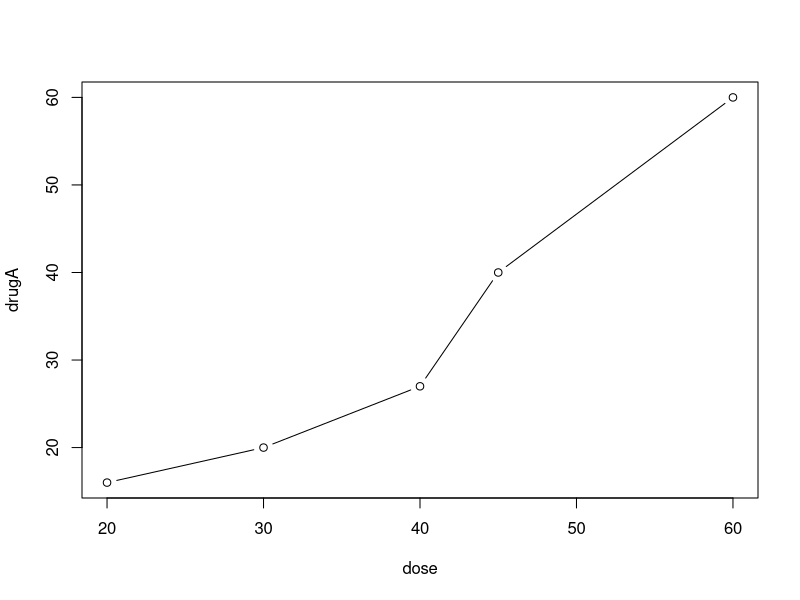
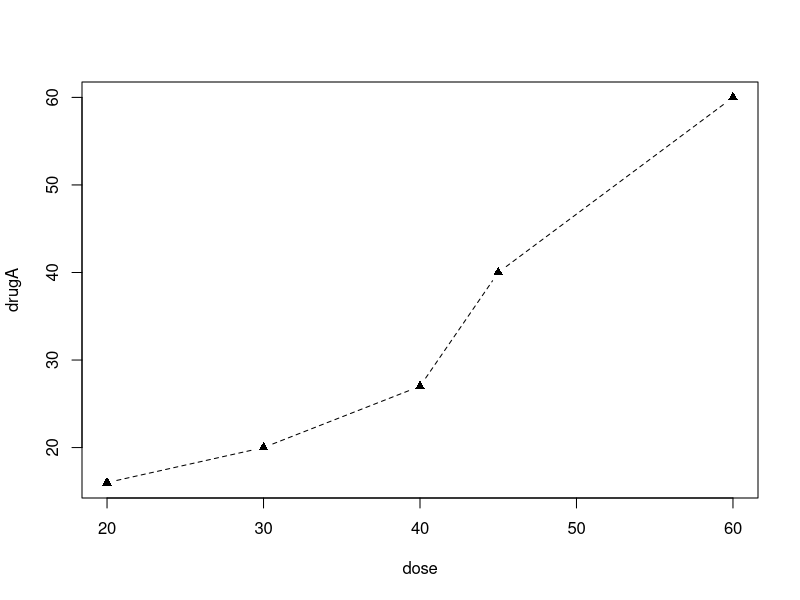
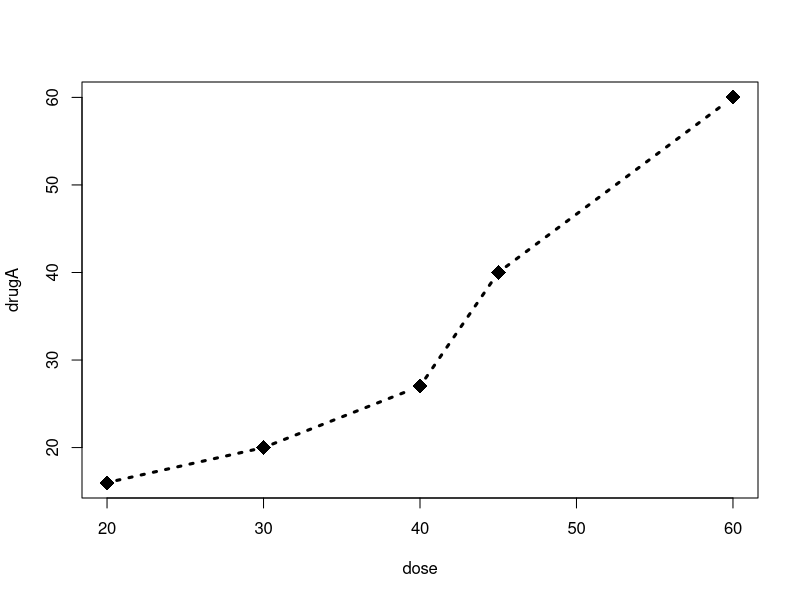
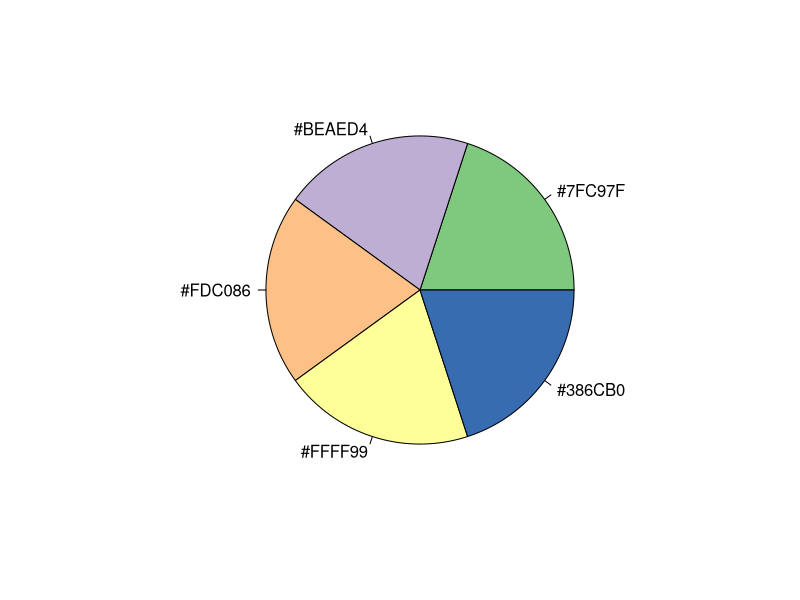
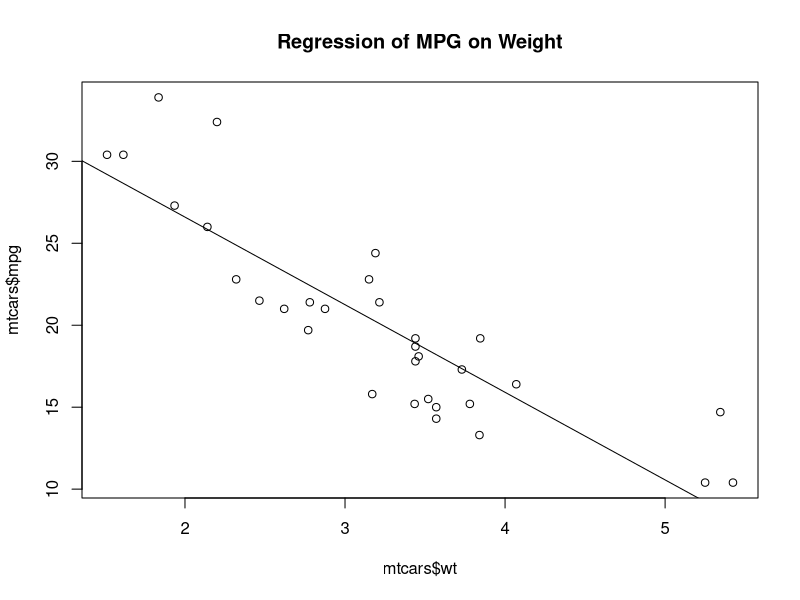

These figures' R source, in order:
library(RColorBrewer)

# Basic Plot and Output ---------------------------------------------------

pdf('first_plot.pdf') # direct graphics to pdf instead of R output

  plot(mtcars$wt, mtcars$mpg)
  abline(lm(mpg ~ wt, data = mtcars))
  title("Regression of MPG on Weight")

dev.off() # turn off; graphics are directed to R output


# Basic Example -----------------------------------------------------------

dose <- c(20, 30, 40, 45, 60)
drugA <- c(16, 20, 27, 40, 60)
drugB <- c(15, 18, 25, 31, 40)

plot(dose, drugA, type = 'b') # b for BOTH lines and points


# Parameters --------------------------------------------------------------

default <- par(no.readonly = TRUE) # save defaults

par(lty = 2, pch = 17) # dashed line; triangular points
plot(dose, drugA, type = 'b')

par(default) # restore defaults

# use parameters inside plot()
plot(dose, drugA, type = 'b', 
     lty = 3, pch = 18, cex = 2, lwd = 3)

# lty = line type
# lwd = line width
# pch = point symbol
# cex = point size

# colors
n <- 5
thecolors <- brewer.pal(n, "Accent")
pie(rep(1, n), labels = thecolors, col = thecolors)